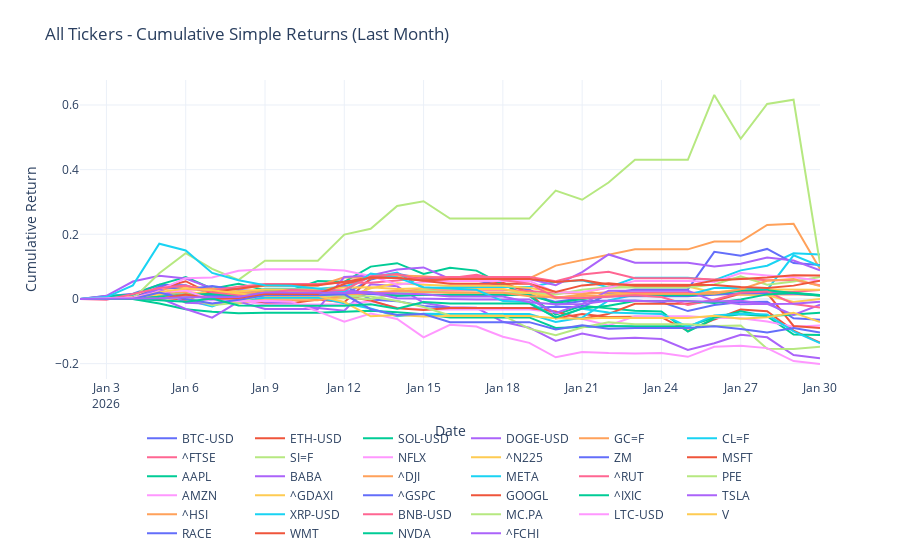

The notebook cell this image was saved under:
### Code cell
# plot last 1 month of cumprod_simple_1m returns 
fig = go.Figure()
for column in cumprod_simple_1m.columns:
    fig.add_trace(
        go.Scatter(
            x=cumprod_simple_1m.index,
            y=cumprod_simple_1m[column],
            mode="lines",
            name=column,
        )
    )

fig.update_layout(
    title="All Tickers - Cumulative Simple Returns (Last Month)",
    xaxis_title="Date",
    yaxis_title="Cumulative Return",
    legend=dict(orientation="h", yanchor="top", y=-0.15, xanchor="center", x=0.5),
    template="plotly_white",
    margin=dict(t=80, b=120),
)
fig.show()
